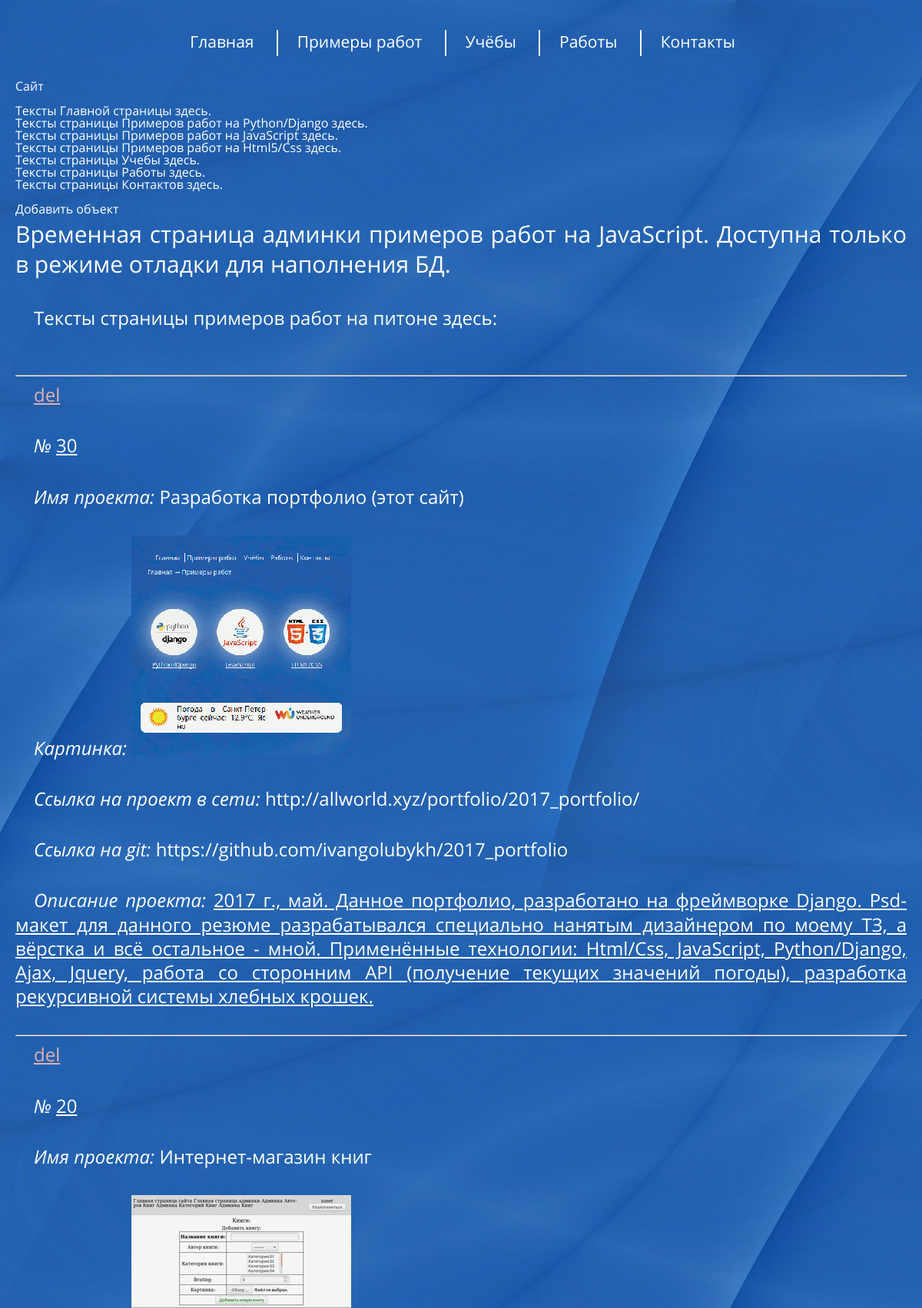
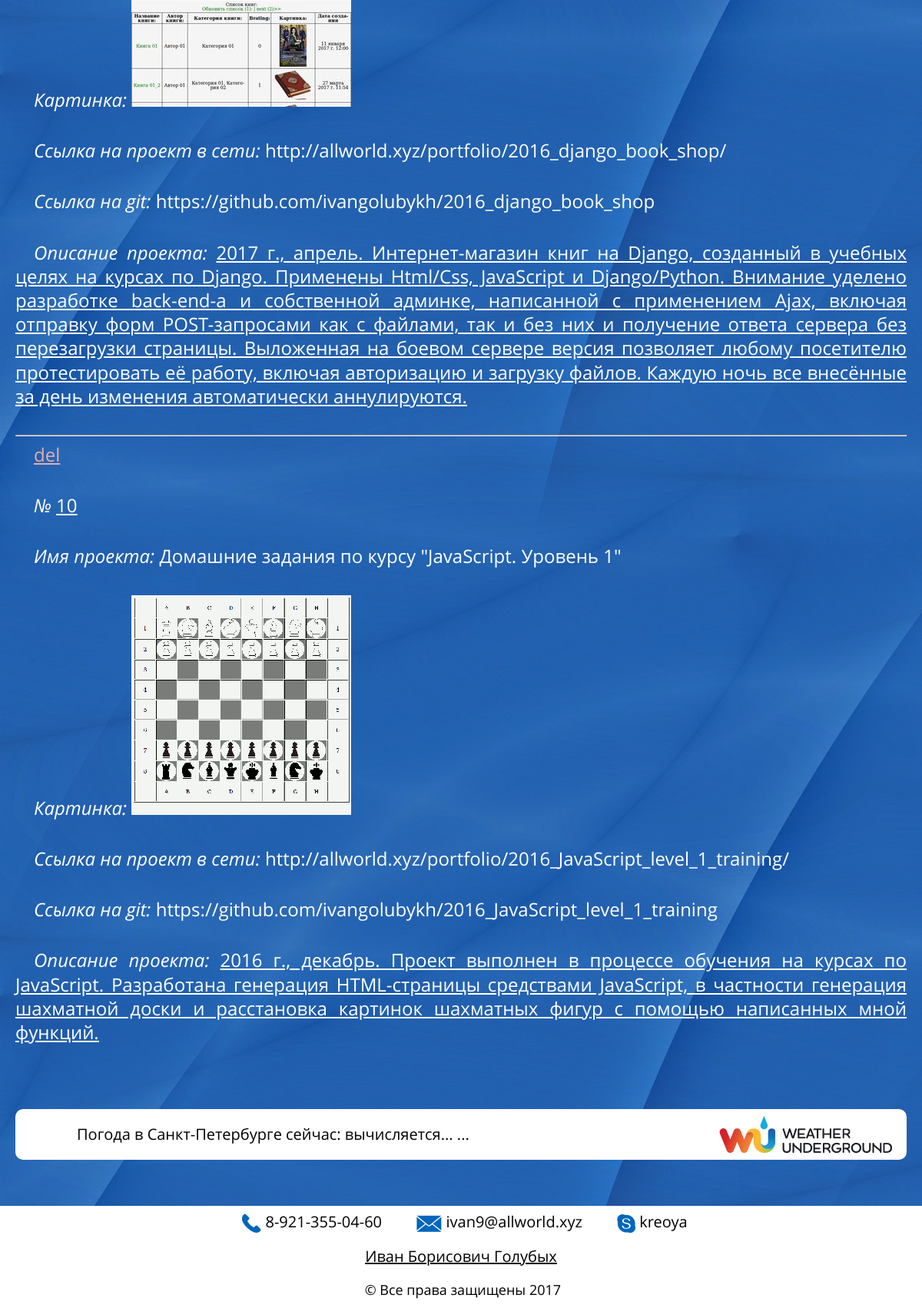
The app's page /portfolio/2017_portfolio/admin_examples_work_js/ with its own data (2 pictures, top to bottom).
### app_main/models_examples_work_js.py (models this page shows, shortened)
class ExamplesJs(models.Model):
    ordinal = models.PositiveSmallIntegerField(
        blank=False,
        null=False,
        db_index=True,
        unique=True,
        help_text='Порядковый номер объекта на странице',
        verbose_name='Порядковый номер объекта на странице',
        )
    name_project = models.CharField(
        max_length=255,
        blank=False,
        null=False,
        db_index=False,
        unique=False,
        help_text='Название проекта',
        verbose_name='Название проекта',
        )
    image_file = models.ImageField(
        upload_to='examples_js_images/',
        blank=True,
        verbose_name="Картинка проекта")
    net_address = models.CharField(
        max_length=255,
        blank=True,
        null=False,
        db_index=False,
        unique=False,
        help_text='Ссылка на проект в сети',
        verbose_name='Ссылка на проект в сети',
        )
    git_address = models.CharField(
        max_length=255,
        blank=True,
        null=False,
        db_index=False,
        unique=False,
        help_text='Ссылка на git-репозиторий проекта',
        verbose_name='Ссылка на git-репозиторий проекта',
        )
    text = models.TextField(
        blank=False,
        null=False,
        db_index=False,
        unique=False,
        help_text='Описание проекта',
        verbose_name='Описание проекта',
        )

### app_admin_debug/views_admin_examples_js_pages.py (the view)
class AdminExamplesJsListView(ListView):
    queryset = ExamplesJs.objects.order_by('ordinal').reverse()
    template_name = 'admin_examples_work_js.html'

### app_admin_debug/templates/admin_examples_work_js.html (shortened to what this page needs)
{% extends "base.html" %}
{% block content  %}
    {% include 'admin_menu.html' %}
    <br>
    <br><a href="{% url 'admin_examples_work_js-add' %}">Добавить объект</a>
    <br>
    <h1>Временная страница админки примеров работ на JavaScript. Доступна только в режиме отладки для наполнения БД.</h1>
    <p>Тексты страницы примеров работ на питоне здесь:</p>
    <br>
    {% for obj in object_list %}
        <hr>
        <p><a style="color:#e2afaf;" href="{% url 'admin_examples_work_js-del' obj.id%}">del</a></p>
<p><i>№</i> <a href="{% url 'admin_examples_work_js-update' obj.id%}">{{obj.ordinal}}</a></p>
<p><i>Имя проекта:</i> {{obj.name_project}}</p>
<p><i>Картинка:</i>
    {% if obj.image_file %}
        <img src="{{ MEDIA_URL }}{{obj.image_file}}">
    {% else %}
        не загружена.
    {% endif %}
</p>
<p><i>Ссылка на проект в сети:</i> {{obj.net_address}}</p>
<p><i>Ссылка на git:</i> {{obj.git_address}}</p>
<p><i>Описание проекта:</i> <a href="{% url 'admin_examples_work_js-update' obj.id%}">{{obj.text}}</a></p>
    {% endfor %}
{% endblock %}

### general_static/general/style/style.css (style rules this page uses)
* { font-weight: 400; color: inherit; text-decoration: none; }
html, body { height: 100%; color: #ffffff; }
body { width: 100%; min-width: 320px; border: 0px; background-color: #2361b0; -webkit-hyphens: auto; -moz-hyphens: auto; -ms-hyphens: auto; text-align: justify; }
article p a, article li a { text-decoration: underline; }
h1, h2, h3, h4, p, li { line-height: 1.3em; }
h2, i { font-family: OpenSansItalic; }
@media screen and (min-width: 481px) { html { font-family: OpenSansRegular; } }
@media screen and (min-width: 481px) { body h1 { font-size: 30px; } }
@media screen and (min-width: 481px) { body p { font-size: 24px; } }
@media screen and (min-width: 481px) { body p, body h1, body h2, body h3, body h4 { margin: 5px 0px 35px 0px; } }
p { text-indent: 1em; }

### records on screen
ExamplesJs: ordinal "30", name_project "Разработка портфолио (этот сайт)", image_file (picture), net_address "http://allworld.xyz/portfolio/2017_portfolio/", git_address "https://github.com/ivangolubykh/2017_portfolio", text "2017 г., май. Данное портфолио, разработано на фреймворке Django. Psd-макет для данного резюме разрабатывался специально нанятым дизайнером по моему ТЗ, а вёрстка и всё остальное - мной. Применённые технологии: Html/Css, JavaScript, Python/Django, Ajax, Jquery, работа со сторонним API (получение текущих значений погоды), разработка рекурсивной системы хлебных крошек."
ExamplesJs: ordinal "20", name_project "Интернет-магазин книг", image_file (picture), net_address "http://allworld.xyz/portfolio/2016_django_book_shop/", git_address "https://github.com/ivangolubykh/2016_django_book_shop", text "2017 г., апрель. Интернет-магазин книг на Django, созданный в учебных целях на курсах по Django. Применены Html/Css, JavaScript и Django/Python. Внимание уделено разработке back-end-а и собственной админке, написанной с применением Ajax, включая отправку форм POST-запросами как с файлами, так и без них и получение ответа сервера без перезагрузки страницы. Выложенная на боевом сервере версия позволяет любому посетителю протестировать её работу, включая авторизацию и загрузку файлов. Каждую ночь все внесённые за день изменения автоматически аннулируются."
ExamplesJs: ordinal "10", name_project "Домашние задания по курсу \"JavaScript. Уровень 1\"", image_file (picture), net_address "http://allworld.xyz/portfolio/2016_JavaScript_level_1_training/", git_address "https://github.com/ivangolubykh/2016_JavaScript_level_1_training", text "2016 г., декабрь. Проект выполнен в процессе обучения на курсах по JavaScript. Разработана генерация HTML-страницы средствами JavaScript, в частности генерация шахматной доски и расстановка картинок шахматных фигур с помощью написанных мной функций."
